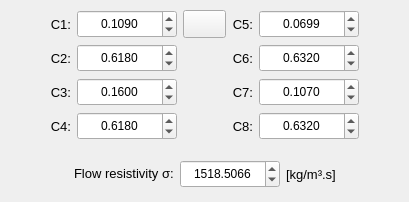
            <widget class="QWidget" name="tab_Delany_Bazley_Miki">
             <attribute name="title">
              <string>Delany-Bazley-Miki</string>
             </attribute>
             <layout class="QGridLayout" name="gridLayout_17">
              <property name="leftMargin">
               <number>4</number>
              </property>
              <property name="topMargin">
               <number>4</number>
              </property>
              <property name="rightMargin">
               <number>4</number>
              </property>
              <property name="bottomMargin">
               <number>4</number>
              </property>
              <property name="spacing">
               <number>4</number>
              </property>
              <item row="0" column="0">
               <widget class="QFrame" name="frame_8">
                <property name="frameShape">
                 <enum>QFrame::NoFrame</enum>
                </property>
                <property name="frameShadow">
                 <enum>QFrame::Raised</enum>
                </property>
                <layout class="QGridLayout" name="gridLayout_10">
                 <property name="leftMargin">
                  <number>6</number>
                 </property>
                 <property name="topMargin">
                  <number>6</number>
                 </property>
                 <property name="rightMargin">
                  <number>6</number>
                 </property>
                 <property name="bottomMargin">
                  <number>6</number>
                 </property>
                 <property name="spacing">
                  <number>6</number>
                 </property>
                 <item row="3" column="2">
                  <widget class="QDoubleSpinBox" name="doubleSpinBox_C4_DBM">
                   <property name="minimumSize">
                    <size>
                     <width>100</width>
                     <height>28</height>
                    </size>
                   </property>
                   <property name="maximumSize">
                    <size>
                     <width>100</width>
                     <height>28</height>
                    </size>
                   </property>
                   <property name="alignment">
                    <set>Qt::AlignCenter</set>
                   </property>
                   <property name="decimals">
                    <number>4</number>
                   </property>
                   <property name="minimum">
                    <double>-100.000000000000000</double>
                   </property>
                   <property name="maximum">
                    <double>100.000000000000000</double>
                   </property>
                   <property name="value">
                    <double>0.618000000000000</double>
                   </property>
                  </widget>
                 </item>
                 <item row="0" column="5">
                  <widget class="QDoubleSpinBox" name="doubleSpinBox_C5_DBM">
                   <property name="minimumSize">
                    <size>
                     <width>100</width>
                     <height>28</height>
                    </size>
                   </property>
                   <property name="maximumSize">
                    <size>
                     <width>100</width>
                     <height>28</height>
                    </size>
                   </property>
                   <property name="alignment">
                    <set>Qt::AlignCenter</set>
                   </property>
                   <property name="decimals">
                    <number>4</number>
                   </property>
                   <property name="minimum">
                    <double>-100.000000000000000</double>
                   </property>
                   <property name="maximum">
                    <double>100.000000000000000</double>
                   </property>
                   <property name="value">
                    <double>0.069900000000000</double>
                   </property>
                  </widget>
                 </item>
                 <item row="0" column="6">
                  <spacer name="horizontalSpacer_2">
                   <property name="orientation">
                    <enum>Qt::Horizontal</enum>
                   </property>
                   <property name="sizeHint" stdset="0">
                    <size>
                     <width>40</width>
                     <height>20</height>
                    </size>
                   </property>
                  </spacer>
                 </item>
                 <item row="0" column="4">
                  <widget class="QLabel" name="label_39">
                   <property name="font">
                    <font>
                     <pointsize>10</pointsize>
                    </font>
                   </property>
                   <property name="text">
                    <string>C5:</string>
                   </property>
                   <property name="alignment">
                    <set>Qt::AlignRight|Qt::AlignTrailing|Qt::AlignVCenter</set>
                   </property>
                  </widget>
                 </item>
                 <item row="2" column="5">
                  <widget class="QDoubleSpinBox" name="doubleSpinBox_C7_DBM">
                   <property name="minimumSize">
                    <size>
                     <width>100</width>
                     <height>28</height>
                    </size>
                   </property>
                   <property name="maximumSize">
                    <size>
                     <width>100</width>
                     <height>28</height>
                    </size>
                   </property>
                   <property name="alignment">
                    <set>Qt::AlignCenter</set>
                   </property>
                   <property name="decimals">
                    <number>4</number>
                   </property>
                   <property name="minimum">
                    <double>-100.000000000000000</double>
                   </property>
                   <property name="maximum">
                    <double>100.000000000000000</double>
                   </property>
                   <property name="value">
                    <double>0.107000000000000</double>
                   </property>
                  </widget>
                 </item>
                 <item row="3" column="4">
                  <widget class="QLabel" name="label_40">
                   <property name="font">
                    <font>
                     <pointsize>10</pointsize>
                    </font>
                   </property>
                   <property name="text">
                    <string>C8:</string>
                   </property>
                   <property name="alignment">
                    <set>Qt::AlignRight|Qt::AlignTrailing|Qt::AlignVCenter</set>
                   </property>
                  </widget>
                 </item>
                 <item row="3" column="5">
                  <widget class="QDoubleSpinBox" name="doubleSpinBox_C8_DBM">
                   <property name="minimumSize">
                    <size>
                     <width>100</width>
                     <height>28</height>
                    </size>
                   </property>
                   <property name="maximumSize">
                    <size>
                     <width>100</width>
                     <height>28</height>
                    </size>
                   </property>
                   <property name="alignment">
                    <set>Qt::AlignCenter</set>
                   </property>
                   <property name="decimals">
                    <number>4</number>
                   </property>
                   <property name="minimum">
                    <double>-100.000000000000000</double>
                   </property>
                   <property name="maximum">
                    <double>100.000000000000000</double>
                   </property>
                   <property name="value">
                    <double>0.632000000000000</double>
                   </property>
                  </widget>
                 </item>
                 <item row="2" column="2">
                  <widget class="QDoubleSpinBox" name="doubleSpinBox_C3_DBM">
                   <property name="minimumSize">
                    <size>
                     <width>100</width>
                     <height>28</height>
                    </size>
                   </property>
                   <property name="maximumSize">
                    <size>
                     <width>100</width>
                     <height>28</height>
                    </size>
                   </property>
                   <property name="alignment">
                    <set>Qt::AlignCenter</set>
                   </property>
                   <property name="decimals">
                    <number>4</number>
                   </property>
                   <property name="minimum">
                    <double>-100.000000000000000</double>
                   </property>
                   <property name="maximum">
                    <double>100.000000000000000</double>
                   </property>
                   <property name="value">
                    <double>0.160000000000000</double>
                   </property>
                  </widget>
                 </item>
                 <item row="3" column="1">
                  <widget class="QLabel" name="label_41">
                   <property name="font">
                    <font>
                     <pointsize>10</pointsize>
                    </font>
                   </property>
                   <property name="text">
                    <string>C4:</string>
                   </property>
                   <property name="alignment">
                    <set>Qt::AlignRight|Qt::AlignTrailing|Qt::AlignVCenter</set>
                   </property>
                  </widget>
                 </item>
                 <item row="0" column="1">
                  <widget class="QLabel" name="label_42">
                   <property name="font">
                    <font>
                     <pointsize>10</pointsize>
                    </font>
                   </property>
                   <property name="text">
                    <string>C1:</string>
                   </property>
                   <property name="alignment">
                    <set>Qt::AlignRight|Qt::AlignTrailing|Qt::AlignVCenter</set>
                   </property>
                  </widget>
                 </item>
                 <item row="2" column="1">
                  <widget class="QLabel" name="label_43">
                   <property name="font">
                    <font>
                     <pointsize>10</pointsize>
                    </font>
                   </property>
                   <property name="text">
                    <string>C3:</string>
                   </property>
                   <property name="alignment">
                    <set>Qt::AlignRight|Qt::AlignTrailing|Qt::AlignVCenter</set>
                   </property>
                  </widget>
                 </item>
                 <item row="0" column="2">
                  <widget class="QDoubleSpinBox" name="doubleSpinBox_C1_DBM">
                   <property name="minimumSize">
                    <size>
                     <width>100</width>
                     <height>28</height>
                    </size>
                   </property>
                   <property name="maximumSize">
                    <size>
                     <width>100</width>
                     <height>28</height>
                    </size>
                   </property>
                   <property name="alignment">
                    <set>Qt::AlignCenter</set>
                   </property>
                   <property name="decimals">
                    <number>4</number>
                   </property>
                   <property name="minimum">
                    <double>-100.000000000000000</double>
                   </property>
                   <property name="maximum">
                    <double>100.000000000000000</double>
                   </property>
                   <property name="value">
                    <double>0.109000000000000</double>
                   </property>
                  </widget>
                 </item>
                 <item row="1" column="2">
                  <widget class="QDoubleSpinBox" name="doubleSpinBox_C2_DBM">
                   <property name="minimumSize">
                    <size>
                     <width>100</width>
                     <height>28</height>
                    </size>
                   </property>
                   <property name="maximumSize">
                    <size>
                     <width>100</width>
                     <height>28</height>
                    </size>
                   </property>
                   <property name="alignment">
                    <set>Qt::AlignCenter</set>
                   </property>
                   <property name="decimals">
                    <number>4</number>
                   </property>
                   <property name="minimum">
                    <double>-100.000000000000000</double>
                   </property>
                   <property name="maximum">
                    <double>100.000000000000000</double>
                   </property>
                   <property name="value">
                    <double>0.618000000000000</double>
                   </property>
                  </widget>
                 </item>
                 <item row="1" column="1">
                  <widget class="QLabel" name="label_44">
                   <property name="font">
                    <font>
                     <pointsize>10</pointsize>
                    </font>
                   </property>
                   <property name="text">
                    <string>C2:</string>
                   </property>
                   <property name="alignment">
                    <set>Qt::AlignRight|Qt::AlignTrailing|Qt::AlignVCenter</set>
                   </property>
                  </widget>
                 </item>
                 <item row="2" column="4">
                  <widget class="QLabel" name="label_19">
                   <property name="font">
                    <font>
                     <pointsize>10</pointsize>
                    </font>
                   </property>
                   <property name="text">
                    <string>C7:</string>
                   </property>
                   <property name="alignment">
                    <set>Qt::AlignRight|Qt::AlignTrailing|Qt::AlignVCenter</set>
                   </property>
                  </widget>
                 </item>
                 <item row="1" column="4">
                  <widget class="QLabel" name="label_20">
                   <property name="font">
                    <font>
                     <pointsize>10</pointsize>
                    </font>
                   </property>
                   <property name="text">
                    <string>C6:</string>
                   </property>
                   <property name="alignment">
                    <set>Qt::AlignRight|Qt::AlignTrailing|Qt::AlignVCenter</set>
                   </property>
                  </widget>
                 </item>
                 <item row="1" column="5">
                  <widget class="QDoubleSpinBox" name="doubleSpinBox_C6_DBM">
                   <property name="minimumSize">
                    <size>
                     <width>100</width>
                     <height>28</height>
                    </size>
                   </property>
                   <property name="maximumSize">
                    <size>
                     <width>100</width>
                     <height>28</height>
                    </size>
                   </property>
                   <property name="alignment">
                    <set>Qt::AlignCenter</set>
                   </property>
                   <property name="decimals">
                    <number>4</number>
                   </property>
                   <property name="minimum">
                    <double>-100.000000000000000</double>
                   </property>
                   <property name="maximum">
                    <double>100.000000000000000</double>
                   </property>
                   <property name="value">
                    <double>0.632000000000000</double>
                   </property>
                  </widget>
                 </item>
                 <item row="0" column="0">
                  <spacer name="horizontalSpacer_11">
                   <property name="orientation">
                    <enum>Qt::Horizontal</enum>
                   </property>
                   <property name="sizeHint" stdset="0">
                    <size>
                     <width>40</width>
                     <height>20</height>
                    </size>
                   </property>
                  </spacer>
                 </item>
                 <item row="0" column="3">
                  <widget class="QPushButton" name="pushButton_DBM_equations">
                   <property name="minimumSize">
                    <size>
                     <width>40</width>
                     <height>28</height>
                    </size>
                   </property>
                   <property name="maximumSize">
                    <size>
                     <width>100</width>
                     <height>28</height>
                    </size>
                   </property>
                   <property name="font">
                    <font>
                     <pointsize>10</pointsize>
                    </font>
                   </property>
                   <property name="toolTip">
                    <string>See the equations for Delany-Bazley-Miki porous material model.</string>
                   </property>
                   <property name="text">
                    <string/>
                   </property>
                   <property name="icon">
                    <iconset resource="../../../../../icons/resources.qrc">
                     <normaloff>:/icons/help.png</normaloff>:/icons/help.png</iconset>
                   </property>
                   <property name="iconSize">
                    <size>
                     <width>18</width>
                     <height>18</height>
                    </size>
                   </property>
                  </widget>
                 </item>
                </layout>
               </widget>
              </item>
              <item row="1" column="0">
               <widget class="QFrame" name="frame_9">
                <property name="minimumSize">
                 <size>
                  <width>0</width>
                  <height>48</height>
                 </size>
                </property>
                <property name="maximumSize">
                 <size>
                  <width>16777215</width>
                  <height>48</height>
                 </size>
                </property>
                <property name="frameShape">
                 <enum>QFrame::NoFrame</enum>
                </property>
                <property name="frameShadow">
                 <enum>QFrame::Raised</enum>
                </property>
                <layout class="QGridLayout" name="gridLayout_12">
                 <property name="leftMargin">
                  <number>6</number>
                 </property>
                 <property name="topMargin">
                  <number>6</number>
                 </property>
                 <property name="rightMargin">
                  <number>6</number>
                 </property>
                 <property name="bottomMargin">
                  <number>6</number>
                 </property>
                 <property name="spacing">
                  <number>6</number>
                 </property>
                 <item row="0" column="4">
                  <spacer name="horizontalSpacer_12">
                   <property name="orientation">
                    <enum>Qt::Horizontal</enum>
                   </property>
                   <property name="sizeHint" stdset="0">
                    <size>
                     <width>40</width>
                     <height>20</height>
                    </size>
                   </property>
                  </spacer>
                 </item>
                 <item row="0" column="0">
                  <spacer name="horizontalSpacer_13">
                   <property name="orientation">
                    <enum>Qt::Horizontal</enum>
                   </property>
                   <property name="sizeHint" stdset="0">
                    <size>
                     <width>40</width>
                     <height>20</height>
                    </size>
                   </property>
                  </spacer>
                 </item>
                 <item row="0" column="1">
                  <widget class="QLabel" name="label_45">
                   <property name="font">
                    <font>
                     <pointsize>10</pointsize>
                    </font>
                   </property>
                   <property name="text">
                    <string>&lt;html&gt;&lt;head/&gt;&lt;body&gt;&lt;p&gt;Flow resistivity σ:&lt;/p&gt;&lt;/body&gt;&lt;/html&gt;</string>
                   </property>
                  </widget>
                 </item>
                 <item row="0" column="2">
                  <widget class="QDoubleSpinBox" name="doubleSpinBox_flow_resistivity_DBM">
                   <property name="minimumSize">
                    <size>
                     <width>100</width>
                     <height>28</height>
                    </size>
                   </property>
                   <property name="maximumSize">
                    <size>
                     <width>100</width>
                     <height>28</height>
                    </size>
                   </property>
                   <property name="alignment">
                    <set>Qt::AlignCenter</set>
                   </property>
                   <property name="decimals">
                    <number>4</number>
                   </property>
                   <property name="maximum">
                    <double>100000.000000000000000</double>
                   </property>
                   <property name="value">
                    <double>1518.506599999999935</double>
                   </property>
                  </widget>
                 </item>
                 <item row="0" column="3">
                  <widget class="QLabel" name="label_46">
                   <property name="font">
                    <font>
                     <pointsize>10</pointsize>
                    </font>
                   </property>
                   <property name="text">
                    <string>[kg/m³.s]</string>
                   </property>
                  </widget>
                 </item>
                </layout>
               </widget>
              </item>
             </layout>
            </widget>
